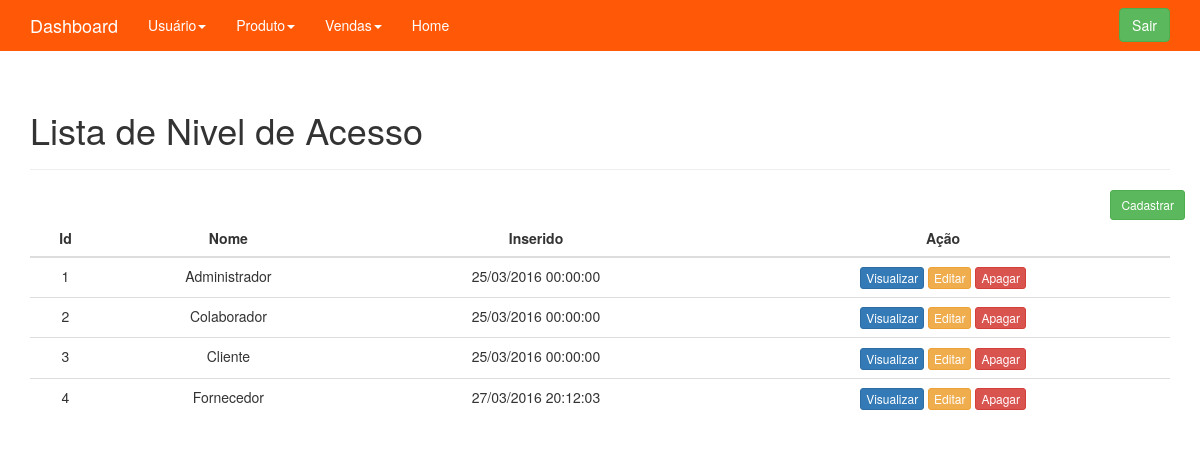
/adm/administrativo.php?link=6 (signed in), run on the app's committed database.
### tables this page shows
CREATE TABLE IF NOT EXISTS `niveis_acessos` (
  `id` int(11) NOT NULL AUTO_INCREMENT,
  `nome` varchar(50) NOT NULL,
  `created` datetime NOT NULL,
  `modified` datetime DEFAULT NULL,
  PRIMARY KEY (`id`)
);

### adm/administrativo/listar/adm_listar_nivel_acesso.php (the view)
<?php
	$result_niveis_acessos = "SELECT * FROM niveis_acessos";
	$resultado_niveis_acessos = mysqli_query($conn , $result_niveis_acessos);
?>
<div class="container theme-showcase" role="main">
	<div class="page-header">
        <h1>Lista de Nivel de Acesso</h1>
	</div>
	<div class="row espaco">
		<div class="pull-right">
			<a href="administrativo.php?link=7"><button type='button' class='btn btn-sm btn-success'>Cadastrar</button></a>
		</div>
	</div>
	<div class="row">
        <div class="col-md-12">
			<table class="table">
				<thead>
					<tr>
						<th class="text-center">Id</th>
						<th class="text-center">Nome</th>
						<th class="text-center">Inserido</th>
						<th class="text-center">Ação</th>
					</tr>
				</thead>
				<tbody>
					<?php while($row_niveis_acessos = mysqli_fetch_assoc($resultado_niveis_acessos)){?>
						<tr>
							<td class="text-center"><?php echo $row_niveis_acessos["id"]; ?></td>
							<td class="text-center"><?php echo $row_niveis_acessos["nome"]; ?></td>
							<td class="text-center"><?php echo date('d/m/Y H:i:s',strtotime($row_niveis_acessos["created"])); ?></td>
							<td class="text-center">
								<a href="administrativo.php?link=9&id=<?php echo $row_niveis_acessos["id"]; ?>">
									<button type="button" class="btn btn-xs btn-primary">
										Visualizar
									</button>
								</a>
								<a href="administrativo.php?link=8&id=<?php echo $row_niveis_acessos["id"]; ?>">
									<button type="button" class="btn btn-xs btn-warning">
										Editar
									</button>
								</a>
								<a href="administrativo/processa/adm_apagar_nivel_acesso.php?id=<?php echo $row_niveis_acessos["id"]; ?>">
									<button type="button" class="btn btn-xs btn-danger">
										Apagar
									</button>
								</a>
							</td>
						</tr>
					<?php } ?>
				</tbody>
			</table>
        </div>
	</div>
</div>

### adm/css/theme.css (style rules this page uses)
body { padding-top: 70px; padding-bottom: 30px; }

### data on the page
niveis_acessos: id "1", nome "Administrador", created "25/03/2016 00:00:00"
niveis_acessos: id "2", nome "Colaborador", created "25/03/2016 00:00:00"
niveis_acessos: id "3", nome "Cliente", created "25/03/2016 00:00:00"
niveis_acessos: id "4", nome "Fornecedor", created "27/03/2016 20:12:03"
